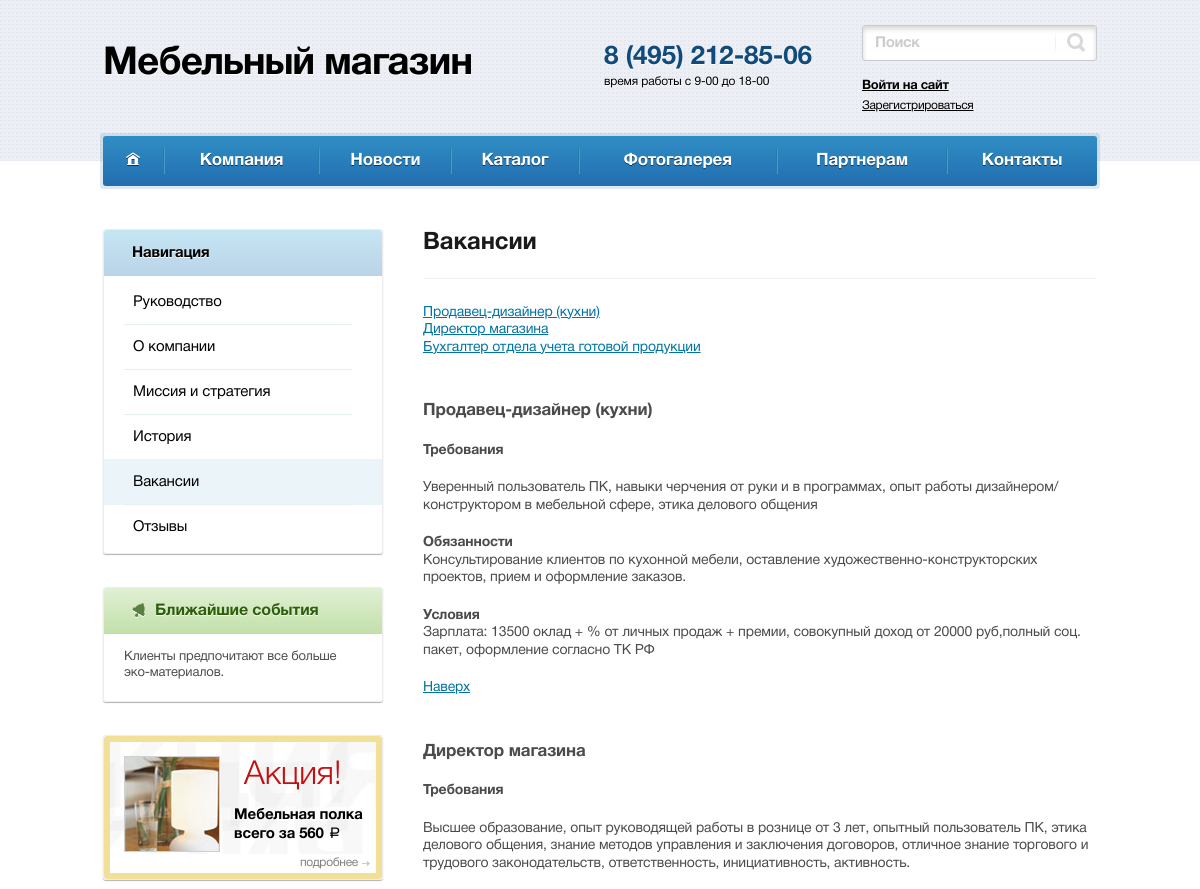
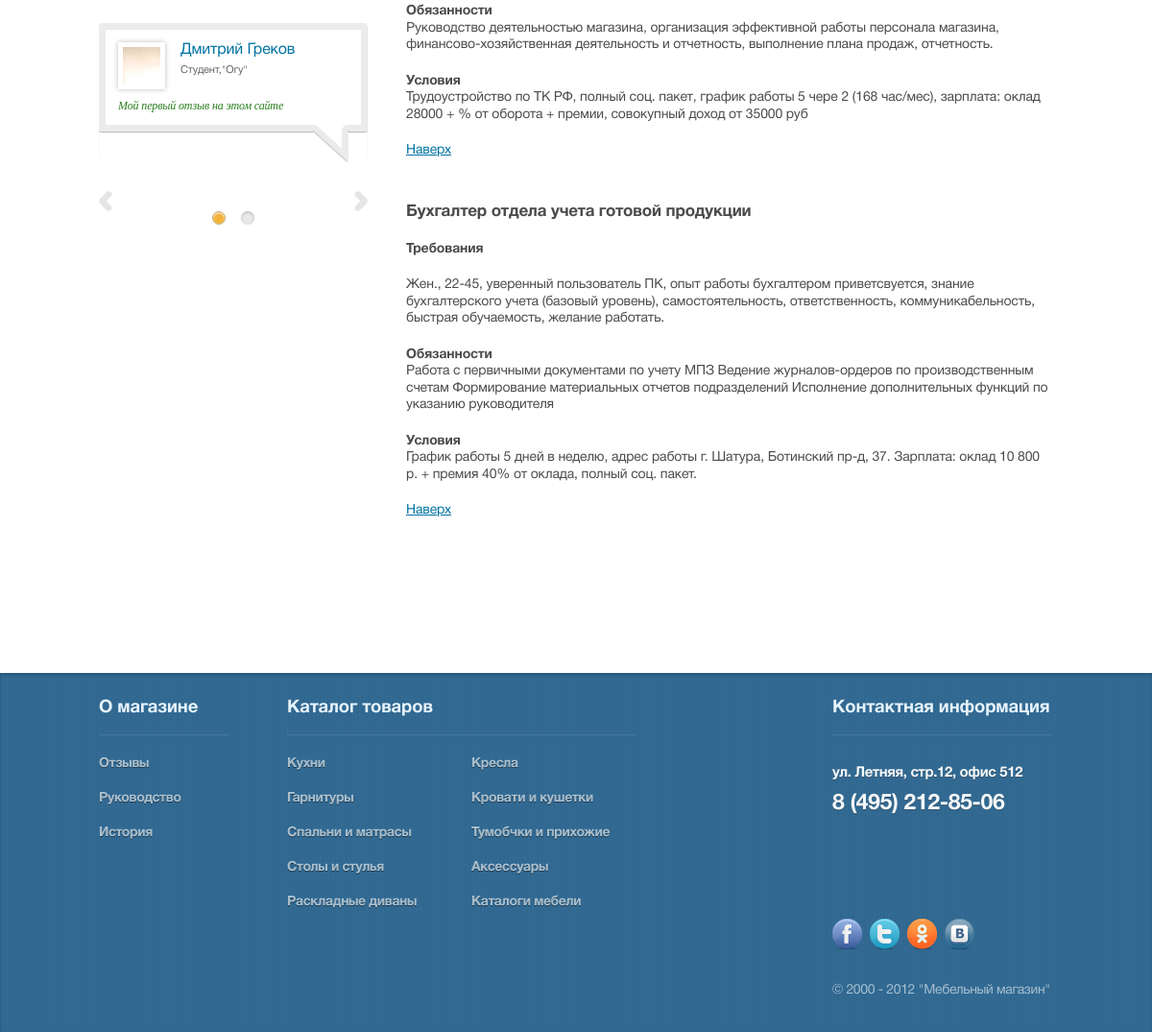
/company/vakansii/, run on the app's committed database (2 pictures, top to bottom).
### company/models.py (models this page shows, shortened)
class RubricCompany(models.Model):
    name = models.CharField(max_length=100,
                            verbose_name='Название пункта меню')
    slug = models.SlugField()
    class Meta:
        verbose_name = 'Название пункта меню'
        verbose_name_plural = 'Названия пункта меню'

class ReviewsCompany(models.Model):
    name = models.CharField(max_length=100, verbose_name='Имя')
    company = models.CharField(max_length=100, verbose_name='Компания',
                               blank=True,
                               null=True)
    position = models.CharField(max_length=120, verbose_name='Должность',
                                blank=True,
                                null=True)
    content = models.TextField(verbose_name='Текст отзыва')
    publish = models.DateField(auto_now_add=True)
    img = models.ImageField(verbose_name='Аватарка', blank=True, null=True)
    files = models.ManyToManyField('ReviewsFiles',
                                   related_name='reviews_files',
                                   blank=True,
                                   null=True)
    slug = models.SlugField(verbose_name='slug')
    class Meta:
        verbose_name = 'Отзыв'
        verbose_name_plural = 'Отзывы'

### main/models.py (models this page shows, shortened)
class UsefullInfo(models.Model):
    title = models.CharField(max_length=20, verbose_name='Заголовок блока')
    content = models.CharField(max_length=100, verbose_name='Содержание блока')
    class Meta:
        verbose_name = 'Содержимое блока "Полезная информация"'
        verbose_name_plural = 'Содержимое блока "Полезная информация"'

### company/views.py (the view)
# urls.py: path('<slug:slug>/', company_view, name='company'),
def company_view(request, slug):
    context = {"rubrics": RubricCompany.objects.all().order_by('-name')}
    context['title_link'] = 'about'
    return render(request, f"company/company_{slug}.html", context)

### catalog/models.py (called while the page is built)
    def get_absolute_url(self):
        return reverse('catalog:category_products', kwargs={'slug': self.slug})

### main/etc/catalog_rubric.py (called while the page is built)
def catalog_category(request):
    context = {}
    context['rubric_catalog'] = Category.objects.all()
    return context

### main/etc/random_review.py (called while the page is built)
def show_random_review(request):
    reviews = ReviewsCompany.objects.all().order_by('?')[:2]
    return {'random_reviews': reviews}

### main/etc/usefull.py (called while the page is built)
def usefullinfo(request):
    return {'info': UsefullInfo.objects.first(), 'title_link': 'about', }

def get_rubric_company(request):
    return {'rubric_company': RubricCompany.objects.all()}

### company/templates/company/company_vakansii.html (shortened to what this page needs)
{% extends 'layout/basic.html'  %}
{% block content%}
<div class="content">
                    <div class="cnt">
                        <header>
                            <h1>Вакансии</h1>
                        </header>
                        <hr><a name="top"></a>
<ul>
	<li class="point-faq"><a href="#30">Продавец-дизайнер (кухни)</a></li>
	<li class="point-faq"><a href="#31">Директор магазина</a></li>
	<li class="point-faq"><a href="#32">Бухгалтер отдела учета готовой продукции</a></li>
</ul>
<div id="bx_3107966303_30">
<h3>Продавец-дизайнер (кухни)</h3>
<p>
		<b>Требования</b>
</p><p>Уверенный пользователь ПК, навыки черчения от руки и в программах, опыт работы дизайнером/конструктором в мебельной сфере, этика делового общения</p>
 						 						<b>Обязанности</b>
<p>Консультирование клиентов по кухонной мебели, оставление художественно-конструкторских проектов, прием и оформление заказов.</p>
 						 						<b>Условия</b>
<p>Зарплата: 13500 оклад + % от личных продаж + премии‚ совокупный доход от 20000 руб,полный соц. пакет‚ оформление согласно ТК РФ</p>
 <p></p><p>
	<a href="#top">Наверх</a>
</p>
</div>
<div id="bx_3107966303_31">
<h3>Директор магазина</h3>
<p>
		<b>Требования</b>
</p><p>Высшее образование‚ опыт руководящей работы в рознице от 3 лет‚ опытный пользователь ПК‚ этика делового общения‚ знание методов управления и заключения договоров‚ отличное знание торгового и трудового законодательств‚ ответственность‚ инициативность‚ активность.</p>
 						 						<b>Обязанности</b>
<p>Руководство деятельностью магазина‚ организация эффективной работы персонала магазина‚ финансово-хозяйственная деятельность и отчетность‚ выполнение плана продаж‚ отчетность.</p>
 						 						<b>Условия</b>
<p>Трудоустройство по ТК РФ‚ полный соц. пакет‚ график работы 5 чере 2 (168 час/мес)‚ зарплата: оклад 28000 + % от оборота + премии‚ совокупный доход от 35000 руб</p>
 <p></p><p>
	<a href="#top">Наверх</a>
</p>
</div>
<div id="bx_3107966303_32">
<h3>Бухгалтер отдела учета готовой продукции</h3>
<p>
		<b>Требования</b>
</p><p>Жен., 22-45, уверенный пользователь ПК, опыт работы бухгалтером приветсвуется, знание бухгалтерского учета (базовый уровень), самостоятельность, ответственность, коммуникабельность, быстрая обучаемость, желание работать.</p>
 						 						<b>Обязанности</b>
<p>Работа с первичными документами по учету МПЗ Ведение журналов-ордеров по производственным счетам Формирование материальных отчетов подразделений Исполнение дополнительных функций по указанию руководителя</p>
 						 						<b>Условия</b>
<p>График работы 5 дней в неделю, адрес работы г. Шатура, Ботинский пр-д, 37. Зарплата: оклад 10 800 р. + премия 40% от оклада, полный соц. пакет.</p>
 <p></p><p>
	<a href="#top">Наверх</a>
</p>
</div>
                   </div>
                </div>
{% endblock %}

### main/templates/layout/basic.html (shortened to what this page needs)
{% load static %}
<!DOCTYPE html>
<html lang="ru">
<head>
    <link rel="stylesheet" href="{% static '/css/reset.css' %}" />
    <link rel="stylesheet" href="{% static '/css/style.css' %}" />
    <link rel="stylesheet" href="{% static '/css/owl.carousel.css' %}" />
</head>
<body>
    <div class="wrap">
        <header class="header">
            <div class="inner-wrap">
                <div class="logo-block"><a href="" class="logo">Мебельный магазин</a>
                </div>
                <div class="main-phone-block">
                    <a href="tel:84952128506" class="phone">8 (495) 212-85-06</a>
                    <div class="shedule">время работы с 9-00 до 18-00</div>
                </div>
                <div class="actions-block">
                    <form action="/" class="main-frm-search">
                        <input type="text" placeholder="Поиск">
                        <button type="submit"></button>
                    </form>
                    <nav class="menu-block">
                        <ul>
                            {% if user.is_authenticated %}
                            <li>
                                <a href="{% url 'users:profile' %}" >{{ user.first_name}} {{ user.last_name }} [{{ user.username }}]</a>
                            </li>
                            <li><a href="{% url 'users:logout' %}">Выйти</a>
                            </li>
                            {% else %}
                            <li class="att popup-wrap">
                                <a id="hd_singin_but_open" href="" class="btn-toggle">Войти на сайт</a>
                            </li>
                            <li><a href="{% url 'users:register' %}">Зарегистрироваться</a>
                            </li>
                            {% endif %}
                        </ul>
                    </nav>
                </div>
            </div>
        </header>
        <nav class="nav">
            <div class="inner-wrap">
                <div class="menu-block popup-wrap">
                    <div class="menu popup-block">
                        <ul class="">
                            <li class="main-page"><a href="{% url 'main:index' %}">Главная</a>
                            </li>
                            <li>
                                <a href="/company/{{ title_link }}">Компания</a>
                            </li>
                            <li><a href="{% url 'news:list' %}">Новости</a>
                            </li>
                            <li>
                                <a href="{% url 'catalog:list' %}">Каталог</a>
                            </li>
                            <li><a href="">Фотогалерея</a>
                            </li>
                            <li><a href="">Партнерам</a>
                            </li>
                            <li><a href="">Контакты</a>
                            </li>
                        </ul>
                    </div>
                </div>
            </div>
        </nav>
        <div class="page">
            <div class="content-box">
                {% block content %}  {% endblock %}
                <div class="side">
                    {% if rubrics %}
                    <div class="side-block side-menu">
                        <div class="title-block">Навигация</div>
                        <div class="menu-block">
                            <ul>
                                {% for rubric in rubrics%}
                                 <li class=' {% if rubric.slug in request.path  %}selected{% endif %} '><a href="{% url 'company:company' rubric.slug %}">{{ rubric.name }}</a>
                                </li>
                                {% endfor %}
                                {% if 'company' in request.path  %}
                                  <li class=' {% if "otzyvy" in request.path  %}selected{% endif %} '>
                                      <a href="{% url 'company:otzyvy' %}">Отзывы</a>
                                  </li>
                                {% endif %}
                            </ul>
                        </div>
                    </div>
                    {% endif %}
                   {% include 'layout/usefullinfo.html'  %}
                    <div class="side-wrap">
                        <div class="item-wrap">
                            <div class="side-block side-action">
                                <img src="{% static '/img/side-action-bg.jpg' %}" alt="" class="bg">
                                <div class="photo-block">
                                    <img src="{% static '/img/side-action.jpg' %}" alt="">
                                </div>
                                <div class="text-block">
                                    <div class="title">Акция!</div>
                                    <p>Мебельная полка всего за 560 <span class="r">a</span>
                                    </p>
                                </div>
                                <a href="" class="btn-more">подробнее</a>
                            </div>
                        </div>
                       <div class="item-wrap">
		                     <div class="rew-footer-carousel">
							{% include 'layout/random_review.html'  %}
								</div>
							</div>
						</div>
                    </div>
                </div>
            </div>
        </div>
    <footer class="footer">
        <div class="inner-wrap">
            <nav class="main-menu">
                <div class="item">
                    <div class="title-block">О магазине</div>
                    <ul>
                        <li><a href="">Отзывы</a>
                        </li>
                        <li><a href="">Руководство </a>
                        </li>
                        <li><a href="">История</a>
                        </li>
                    </ul>
                </div>
                <div class="item">
                    <div class="title-block">Каталог товаров</div>
                    <ul>
                        <li><a href="">Кухни</a>
                        </li>
                        <li><a href="">Гарнитуры</a>
                        </li>
                        <li><a href="">Спальни и матрасы</a>
                        </li>
                        <li><a href="">Столы и стулья</a>
                        </li>
                        <li><a href="">Раскладные диваны</a>
                        </li>
                        <li><a href="">Кресла</a>
                        </li>
                        <li><a href="">Кровати и кушетки</a>
                        </li>
                        <li><a href="">Тумобчки и прихожие</a>
                        </li>
                        <li><a href="">Аксессуары</a>
                        </li>
                        <li><a href="">Каталоги мебели</a>
                        </li>
                    </ul>
                </div>
            </nav>
            <div class="contacts-block">
                <div class="title-block">Контактная информация</div>
                <div class="loc-block">
                    <div class="address">ул. Летняя, стр.12, офис 512</div>
                    <div class="phone"><a href="tel:84952128506">8 (495) 212-85-06</a>
                    </div>
                </div>
                <div class="main-soc-block">
                    <a href="" class="soc-item">
                        <img src="{% static '/img/icons/soc01.png' %}" alt="">
                    </a>
                    <a href="" class="soc-item">
                        <img src="{% static '/img/icons/soc02.png' %}" alt="">
                    </a>
                    <a href="" class="soc-item">
                        <img src="{% static '/img/icons/soc03.png' %}" alt="">
                    </a>
                    <a href="" class="soc-item">
                        <img src="{% static '/img/icons/soc04.png' %}" alt="">
                    </a>
                </div>
                <div class="copy-block">© 2000 - 2012 "Мебельный магазин"</div>
            </div>
        </div>
    </footer>
</body>
</html>

### main/templates/layout/usefullinfo.html
<div class="side-block side-anonse">
                        <div class="title-block"><span class="i i-title01"></span>{{ info.title }}</div>
                        <div class="item">
                            <p>{{ info.content }}</p>
                        </div>
</div>

### main/templates/layout/random_review.html
{% load static %}
{% for review in random_reviews  %}
 <div class="item">
									<div class="side-block side-opin">
										<div class="inner-block">
											<div class="title">
												<div class="photo-block">
													<img src="{{ review.img.url }}" alt="">
												</div>
												<div class="name-block"><a href="">{{ review.name }}</a></div>
												<div class="pos-block">{{ review.position }},"{{ review.company }}"</div>
											</div>
											<div class="text-block">{{ review.content|truncatechars:100 }}</div>
										</div>
									</div>
								</div>
{% endfor %}

### data on the page
RubricCompany: name "Руководство"
RubricCompany: name "О компании"
RubricCompany: name "Миссия и стратегия"
RubricCompany: name "История"
RubricCompany: name "Вакансии"
UsefullInfo: title "Ближайшие события", content "Клиенты предпочитают все больше эко-материалов."
ReviewsCompany: img (picture), name "Дмитрий Греков", position "Студент", company "Огу", content "Мой первый отзыв на этом сайте"
